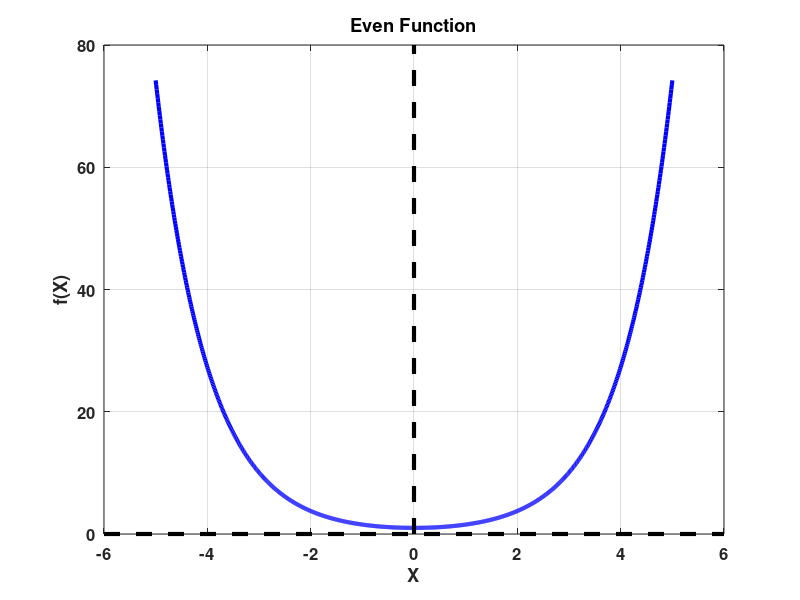
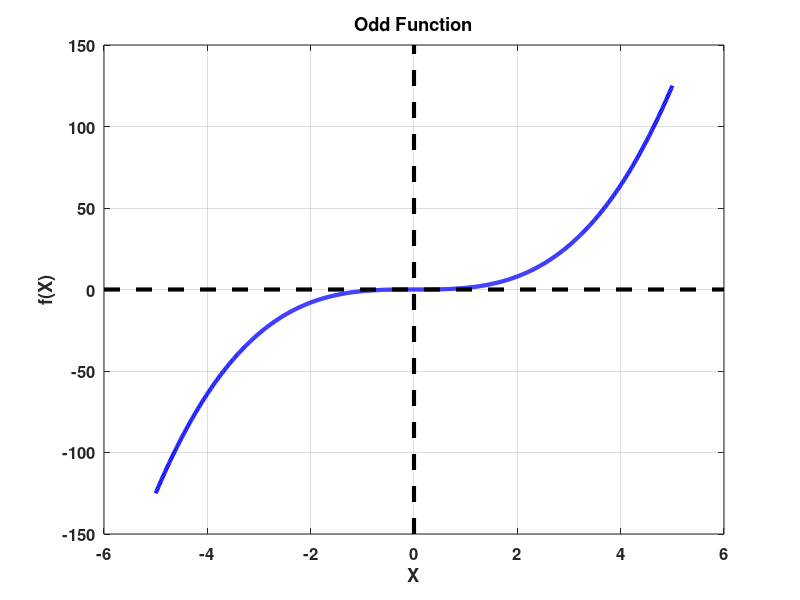

Source code (MATLAB) for these figures, in order:
clear
clc 
close 'all'

f_even = @(x) cosh(x);

p = 5;
xMin = -p; xMax = p; nX = 1000;
X = linspace(xMin,xMax,nX);

figure(1)
plot(X,f_even(X),'-b','linewidth',3);
title('Even Function','fontsize',16,...
    'FontWeight','bold');
grid on;
xlabel('X','fontsize',14,'FontWeight','bold');
ylabel('f(X)','FontSize',14,'FontWeight','bold');
set(gca,'fontsize',12,'fontweight','bold');

axh = gca; % use current axes
color = 'k'; % black, or [0 0 0]
linestyle = '--'; % dotted
line(get(axh,'XLim'), [0 0], ...
    'Color', color, ...
    'LineStyle', linestyle,...
    'LineWidth',3);
line([0 0], get(axh,'YLim'), ...
    'Color', color, ...
    'LineStyle', linestyle,...
    'LineWidth',3);


f_odd = @(x) x.^3;
figure(2)
plot(X,f_odd(X),'-b','linewidth',3);
title('Odd Function','fontsize',16,...
    'FontWeight','bold');
grid on;
xlabel('X','fontsize',14,'FontWeight','bold');
ylabel('f(X)','FontSize',14,'FontWeight','bold');
set(gca,'fontsize',12,'fontweight','bold');
axh = gca; % use current axes
line(get(axh,'XLim'), [0 0], ...
    'Color', color, ...
    'LineStyle', linestyle,...
    'LineWidth',3);
line([0 0], get(axh,'YLim'), ...
    'Color', color, ...
    'LineStyle', linestyle,...
    'LineWidth',3);
